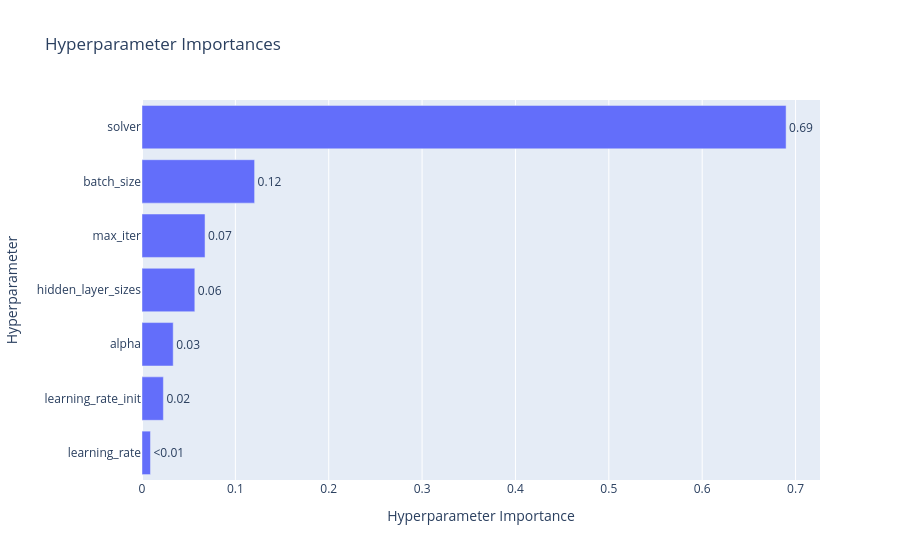

This figure's notebook cell:
### Markdown cell above
### 3.4 Visualizar Histórico da Busca

### Code cell
# Registro de Desempenho - plotar evolução da busca
optuna_vis.plot_param_importances(study)

### Figure 1 — Plotly figure (JSON) as saved in the notebook; plotly's stock layout.template omitted (floating-point values rounded to 4 significant figures)
{"data": [{"cliponaxis": false, "hovertemplate": ["learning_rate (CategoricalDistribution): 0.009068896219386679<extra></extra>", "learning_rate_init (FloatDistribution): 0.02290632510343044<extra></extra>", "alpha (FloatDistribution): 0.0334286805027277<extra></extra>", "hidden_layer_sizes (CategoricalDistribution): 0.05657627850751915<extra></extra>", "max_iter (IntDistribution): 0.06751927860466492<extra></extra>", "batch_size (CategoricalDistribution): 0.12061888456559604<extra></extra>", "solver (CategoricalDistribution): 0.689881656496675<extra></extra>"], "name": "Objective Value", "orientation": "h", "text": ["<0.01", "0.02", "0.03", "0.06", "0.07", "0.12", "0.69"], "textposition": "outside", "type": "bar", "x": [0.009069, 0.02291, 0.03343, 0.05658, 0.06752, 0.1206, 0.6899], "y": ["learning_rate", "learning_rate_init", "alpha", "hidden_layer_sizes", "max_iter", "batch_size", "solver"]}], "layout": {"title": {"text": "Hyperparameter Importances"}, "xaxis": {"title": {"text": "Hyperparameter Importance"}}, "yaxis": {"title": {"text": "Hyperparameter"}}}}
